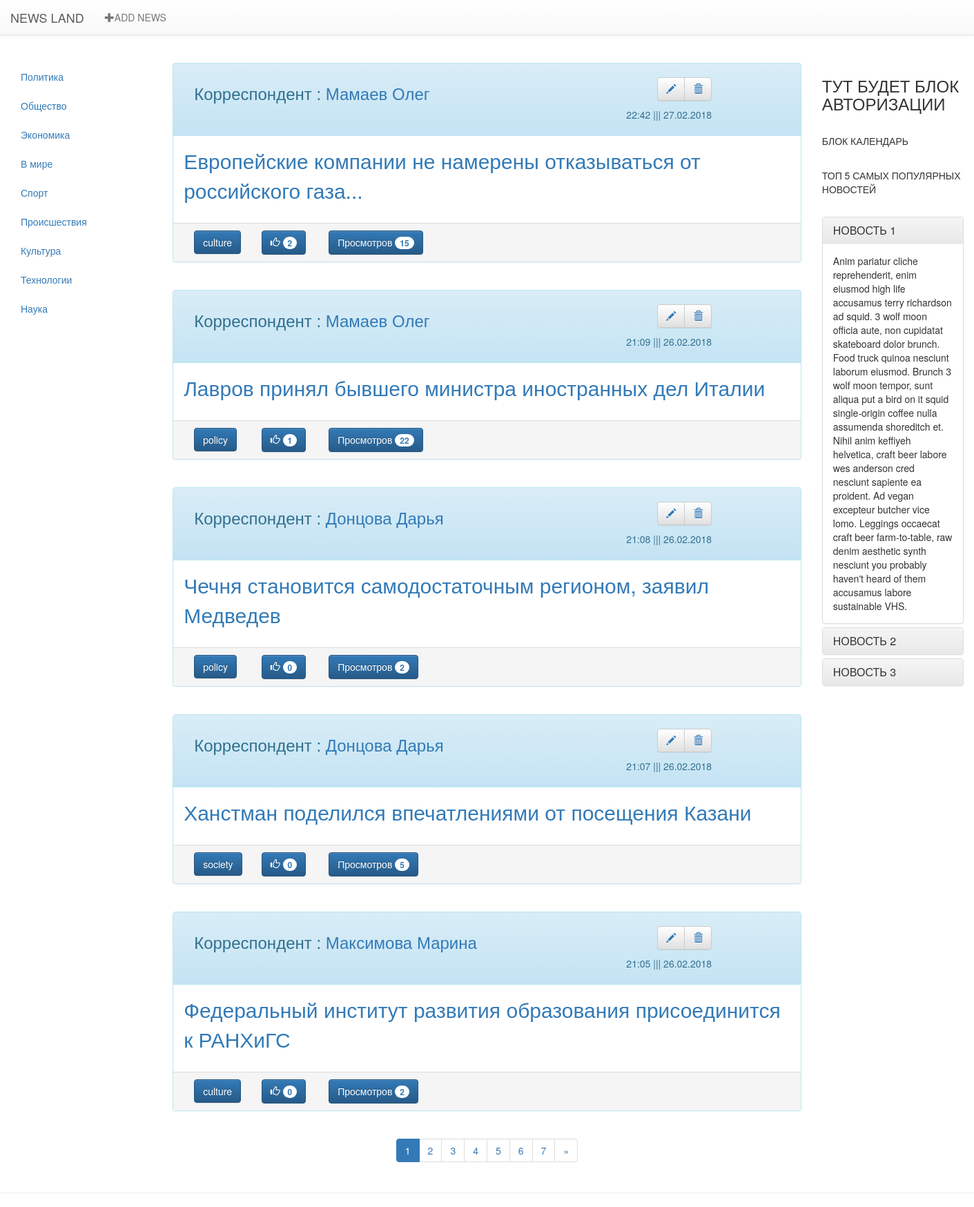
Before: / with the older database file.
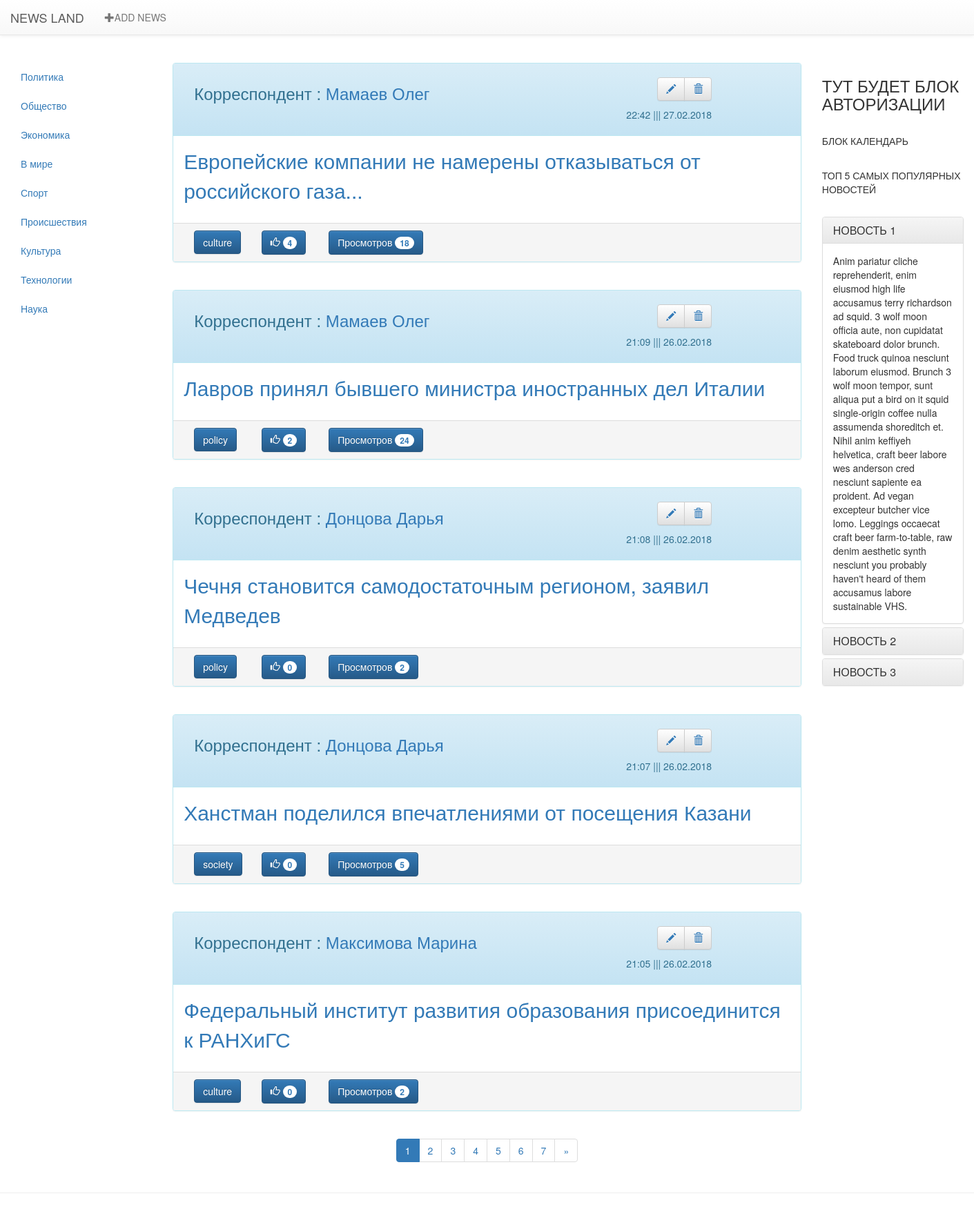
After: the same page with the newer database file.
### news/models.py (models this page shows, shortened)
class Newsbase(models.Model):
    class Meta:
        verbose_name = 'Новости'
    authors = (
        ('Mamaev_Oleg','Мамаев Олег'),
        ('Maksimova_Marina','Максимова Марина'),
        ('Doncova_Dariya','Донцова Дарья'),
    )
    category = (
        ('policy', 'Политика'),
        ('society', 'Общество'),
        ('economy', 'Экономика'),
        ('world', 'В мире'),
        ('sport', 'Спорт'),
        ('incedent', 'Происшествия'),
        ('culture', 'Культура'),
        ('tech', 'Технологии'),
        ('science', 'Наука'),
    )
    news_title = models.CharField(max_length=250,verbose_name='Заголовок',unique=True)
    news_date = models.DateTimeField(auto_now_add=True,verbose_name='Дата и время публикации')
    news_text = models.TextField(verbose_name='Текст статьи',unique=True)
    news_liked = models.IntegerField(default=0,verbose_name='Like')
    news_category = models.CharField(max_length=20,choices=category,verbose_name='Категория')
    news_authors = models.CharField(max_length=30,choices=authors, verbose_name='Автор' )
    news_views = models.IntegerField(default=0,verbose_name='Просмотров')

### news/views.py (the view)
# urls.py: re_path('^(?:(?P<category>\w+)/)?$', views.index_list_Views.as_view(), name='index'),
class index_list_Views(ListView,category_list):
    model = Newsbase
    template_name = 'index.html'
    paginate_by = 5
    context_object_name = 'list'
    def get(self,request,*args,**kwargs):
        try:
            self.category = self.kwargs['category']
        except:
            self.category = None
        return super(index_list_Views,self).get(request,*args,**kwargs)
    def get_context_data(self, **kwargs):
        context = super(index_list_Views,self).get_context_data(**kwargs)
        context['category_now'] = self.category
        context['title'] = 'News_Land - Новостной портал'
        return context
    def get_queryset(self):
        if self.category == None:
            return Newsbase.objects.order_by('-news_date')
        else:
            return Newsbase.objects.filter(news_category=self.category).order_by('-news_date')

### news/views.py (called while the page is built)
    def get_context_data(self, **kwargs):
        context = super(category_list,self).get_context_data(**kwargs)
        context['category'] = Newsbase.category
        context['authors'] = Newsbase.authors
        return context

### news/templates/index.html (shortened to what the changed rows need)
{% extends 'base/main.html' %}
{% load staticfiles %}
{% block news%}
    {% if object_list %}
        {% for news in object_list %}
            <div class="panel panel-info ">
                <div class="panel-heading" >
                    <div class="container">
                        <div class="row">
                            <div class="col-md-6 h3">
                                {% for name in authors %}
                                    {% if  name.0 == news.news_authors  %}
                                            <p>Корреспондент :  <a href="/author/{{name.0}}">{{ name.1 }}</a></p>
                                    {% endif %}
                                {% endfor %}
                            </div>
                            <div class="col-md-2" align="right">
                                <p>
                                    <div class="btn-group" role="group" aria-label="...">
                                        <button type="button" class="btn btn-default"><a href="{% url 'edit_news' %}{{news.id}}"><i class="glyphicon glyphicon-pencil"></i></a></button>
                                        <button type="button" class="btn btn-default"><a href="{% url 'delete_news' %}{{news.id}}"><i class="glyphicon glyphicon-trash"></i></a></button>
                                    </div>
                                </p>
                                <p>{{ news.news_date|date:"H:i" }} ||| {{ news.news_date|date:"d.m.Y" }}</p>
                            </div>
                        </div>
                    </div>
                </div>
                <div class="panel-body" style="font-size:30px">
                    <p><a href="{% url 'post' %}?post={{ news.id }}">{{news.news_title}}</a></p>
                </div>
                <div class="panel-footer">
                    <div class="container">
                        <div class="row">
                            <div class="col-md-1">
                                <button class="btn btn-primary " type="button" >
                                    {{ news.news_category }}
                                </button>
                            </div>
                            <div class="col-md-1">
                                <button class="btn btn-primary" type="button">
                                    <i class="glyphicon glyphicon-thumbs-up"></i> <span class="badge">{{ news.news_liked }}</span>
                                </button>
                            </div>
                            <div class="col-md-2">
                                <button class="btn btn-primary " type="button" >
                                    Просмотров <span class="badge">{{news.news_views}}</span>
                                </button>
                            </div>
                        </div>
                    </div>
                </div>
            </div>
        {% if  not forloop.last  %}
            <br>
        {% endif %}
    {% endfor %}
    {% else %}
        <p>НОВОСТИ ОТСУТСТВУЮТ</p>
    {% endif %}
{% endblock %}

Changed rows visible on the page:
changed Newsbase "Европейские компании не намерены отказываться от российского газа...": news_liked "2" → "4"; news_views "15" → "18"
changed Newsbase "Лавров принял бывшего министра иностранных дел Италии": news_liked "1" → "2"; news_views "22" → "24"
